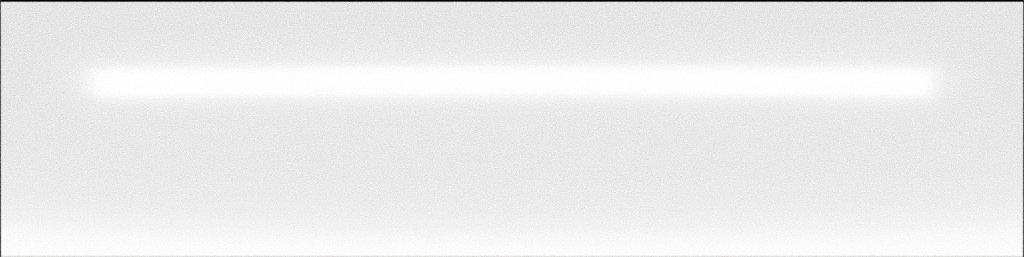
#> input picture assets/panel/accessory-snow-lcd-glass.webp, 1024 x 257 px, given in place of ti2-plate.png, which was not available
$ python pack_ti2_plate.py
#> lines starting #> are read from the running program, lines starting #| are printed output that depends on the picture; pictures that were not available may be replaced by others from this repository, and a replacement may not be noted
"""Pack the transparent TI2 chassis over the shared studio desk."""
from pathlib import Path
from PIL import Image, ImageChops
ROOT = Path(__file__).resolve().parents[2]
image = Image.open(ROOT / 'output/blender/ti2-plate.png').convert('RGBA')
#> image is the input picture: PIL image 1024x257 RGBA; mean R, G, B, A 84.7, 84.8, 84.6, 28.3
width, height = image.size
#> width = 1024; height = 257
alpha = image.getchannel('A').point(lambda a: round(max(0, (a - 7) * 255 / 248)))
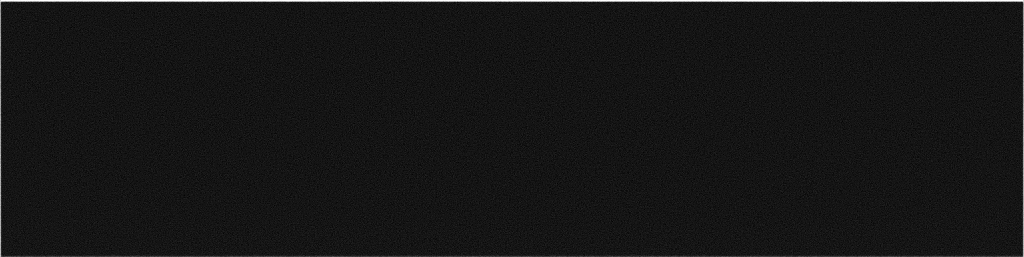
#> alpha: PIL image 1024x257 L; min 4, max 255, mean 22.1
# The chassis stays inside the margin. Feather only the outer catcher plane,
# so its long shadow blends into the page without a visible image rectangle.
def fade(distance):
    t = min(1, distance / 48)
    return t * t * (3 - 2 * t)
xs = [fade(min(x, width - 1 - x)) for x in range(width)]
ys = [fade(min(y, height - 1 - y)) for y in range(height)]
margin = Image.new('L', image.size)
#> margin: PIL image 1024x257 L; every value is 0
margin.putdata([round(255 * x * y) for y in ys for x in xs])
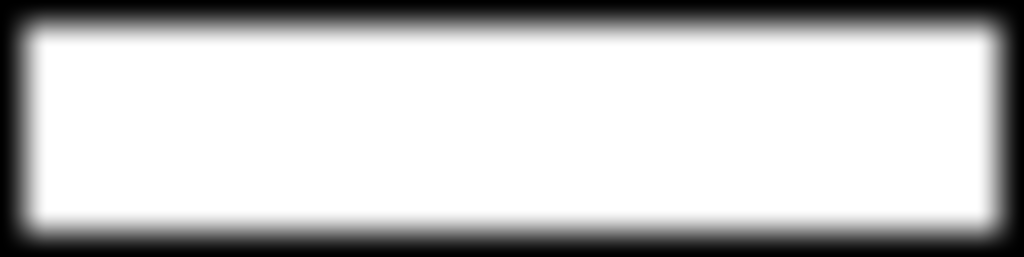
#> margin: PIL image 1024x257 L; min 0, max 255, mean 196.5
image.putalpha(ImageChops.multiply(alpha, margin))
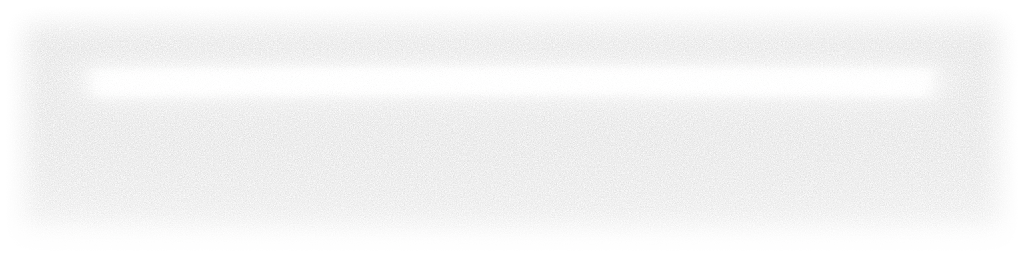
#> image: PIL image 1024x257 RGBA; mean R, G, B, A 84.7, 84.8, 84.6, 15.2; transparent parts drawn white
image.save(ROOT / 'assets/panel/ti2-desktop.webp', quality=95, method=6)
print('Transparent TI2 chassis packed with a smooth outer shadow margin.')

Image.open(ROOT / "output/blender/ti2-desk.png").convert("RGB").save(ROOT / "assets/panel/studio-anthracite.webp", quality=94, method=6)
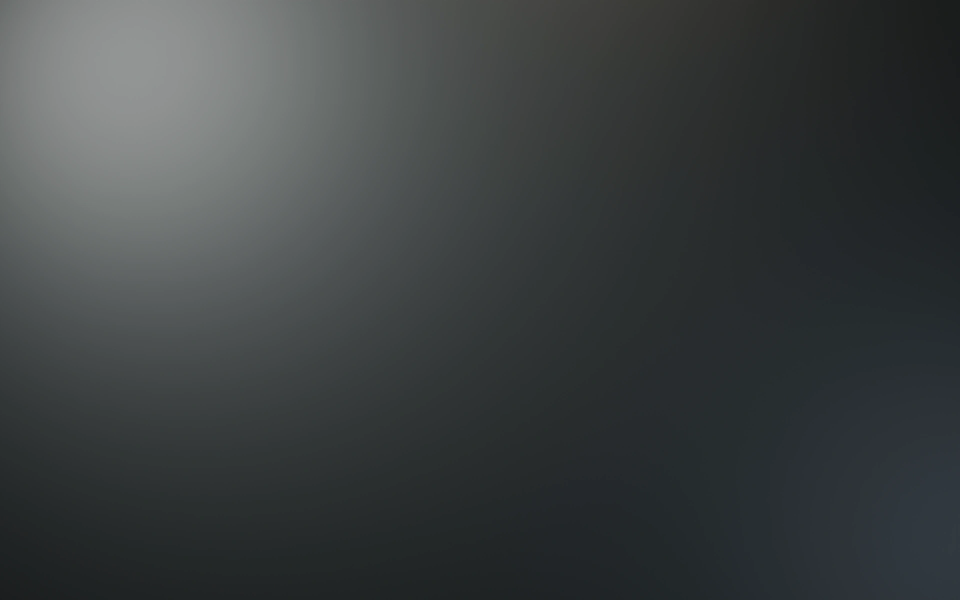
#> input picture assets/panel/accessory-top-dark.webp, 1920 x 1200 px, given in place of ti2-desk.png, which was not available (shown at 1/2 size)

# The accessory LCDs use the same neutral substrate as the physical TI2 PANEL.
import json
#> (the run stopped early here; a loop or call above may not have finished)
